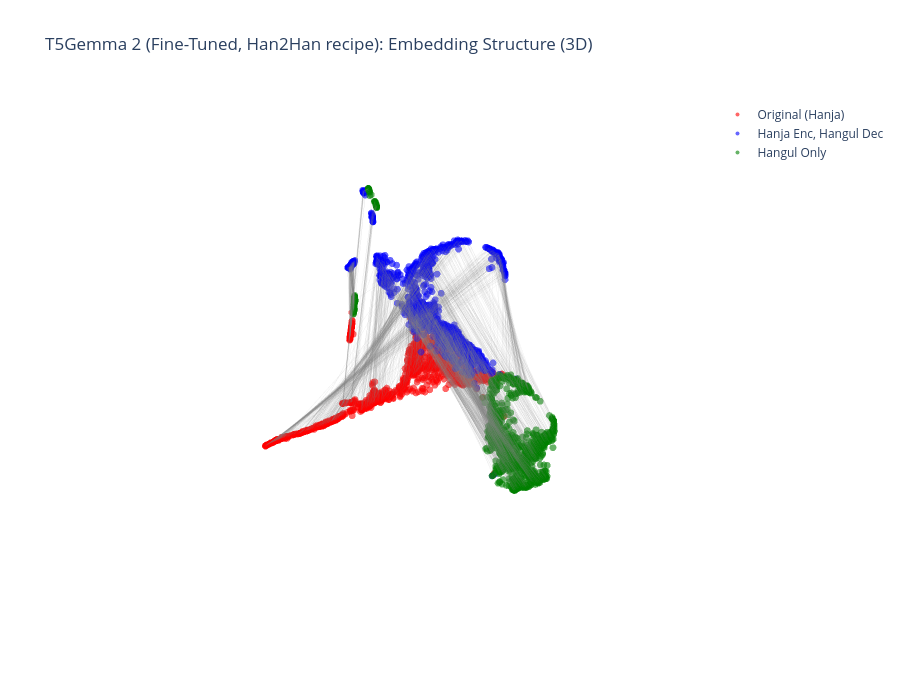

Notebook cell for this chart:
### Markdown cell above
### 3D

### Code cell
import plotly.graph_objects as go

reducer_3d = umap.UMAP(
    n_components=3,
    random_state=202,
    n_neighbors=30,
    min_dist=0.1,
    metric='cosine',
    spread=0.5,
    init='random',
)
all_gemma_ft_3d = reducer_3d.fit_transform(all_gemma_ft_embs)

embs_gemma_ft_o_3d = all_gemma_ft_3d[:n]
embs_gemma_ft_h_3d = all_gemma_ft_3d[n:2 * n]
embs_gemma_ft_o_h_3d = all_gemma_ft_3d[2 * n:]

fig = go.Figure()
fig.add_trace(go.Scatter3d(
    x=embs_gemma_ft_o_3d[:, 0], y=embs_gemma_ft_o_3d[:, 1], z=embs_gemma_ft_o_3d[:, 2],
    mode='markers', marker=dict(size=4, color='red', opacity=0.6),
    name='Original (Hanja)',
))
fig.add_trace(go.Scatter3d(
    x=embs_gemma_ft_o_h_3d[:, 0], y=embs_gemma_ft_o_h_3d[:, 1], z=embs_gemma_ft_o_h_3d[:, 2],
    mode='markers', marker=dict(size=4, color='blue', opacity=0.6),
    name='Hanja Enc, Hangul Dec',
))
fig.add_trace(go.Scatter3d(
    x=embs_gemma_ft_h_3d[:, 0], y=embs_gemma_ft_h_3d[:, 1], z=embs_gemma_ft_h_3d[:, 2],
    mode='markers', marker=dict(size=4, color='green', opacity=0.6),
    name='Hangul Only',
))

for i in range(n):
    fig.add_trace(go.Scatter3d(
        x=[embs_gemma_ft_o_3d[i, 0], embs_gemma_ft_o_h_3d[i, 0], embs_gemma_ft_h_3d[i, 0]],
        y=[embs_gemma_ft_o_3d[i, 1], embs_gemma_ft_o_h_3d[i, 1], embs_gemma_ft_h_3d[i, 1]],
        z=[embs_gemma_ft_o_3d[i, 2], embs_gemma_ft_o_h_3d[i, 2], embs_gemma_ft_h_3d[i, 2]],
        mode='lines', line=dict(color='gray', width=1), opacity=0.1,
        showlegend=False,
    ))

fig.update_layout(
    title='T5Gemma 2 (Fine-Tuned, Han2Han recipe): Embedding Structure (3D)',
    scene=dict(
        xaxis=dict(visible=False),
        yaxis=dict(visible=False),
        zaxis=dict(visible=False),
        bgcolor='white',
    ),
    paper_bgcolor='white',
    plot_bgcolor='white',
    width=900, height=700,
)
fig.show()
